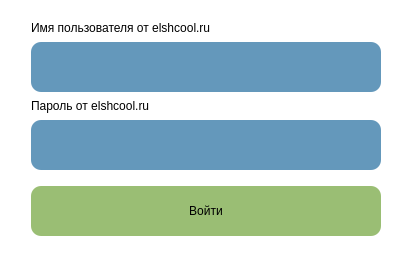
<?xml version="1.0" encoding="UTF-8"?>
<ui version="4.0">
 <class>Login</class>
 <widget class="QDialog" name="Login">
  <property name="geometry">
   <rect>
    <x>0</x>
    <y>0</y>
    <width>408</width>
    <height>256</height>
   </rect>
  </property>
  <property name="windowTitle">
   <string>Dialog</string>
  </property>
  <property name="styleSheet">
   <string notr="true">background-color: white;
color: black;	
border: 0px;</string>
  </property>
  <layout class="QVBoxLayout" name="verticalLayout">
   <item>
    <widget class="QGroupBox" name="cred_box">
     <property name="styleSheet">
      <string notr="true">QLineEdit {
	background-color: #6498BB;
	border: 20px;
	border-radius: 10px;
}

QLineEdit:hover {
	background-color: #73A2C1;
}

QPushButton {
	background-color: #9ABE74;
}

QPushButton:hover{
	background-color: #A4C482;
}

QPushButton:pressed {
	background-color: #86B37E;
}</string>
     </property>
     <property name="title">
      <string/>
     </property>
     <layout class="QVBoxLayout" name="verticalLayout_5">
      <property name="leftMargin">
       <number>20</number>
      </property>
      <property name="rightMargin">
       <number>20</number>
      </property>
      <item>
       <widget class="QGroupBox" name="ejournal">
        <property name="title">
         <string/>
        </property>
        <layout class="QVBoxLayout" name="verticalLayout_4">
         <property name="leftMargin">
          <number>0</number>
         </property>
         <property name="topMargin">
          <number>0</number>
         </property>
         <property name="rightMargin">
          <number>0</number>
         </property>
         <property name="bottomMargin">
          <number>10</number>
         </property>
         <item>
          <widget class="QGroupBox" name="username_ej_box">
           <property name="sizePolicy">
            <sizepolicy hsizetype="Preferred" vsizetype="Preferred">
             <horstretch>0</horstretch>
             <verstretch>0</verstretch>
            </sizepolicy>
           </property>
           <property name="title">
            <string/>
           </property>
           <layout class="QVBoxLayout" name="verticalLayout_3">
            <property name="leftMargin">
             <number>0</number>
            </property>
            <property name="topMargin">
             <number>0</number>
            </property>
            <property name="rightMargin">
             <number>0</number>
            </property>
            <property name="bottomMargin">
             <number>0</number>
            </property>
            <item>
             <widget class="QLabel" name="username_ej_lable">
              <property name="text">
               <string>Имя пользователя от elshcool.ru</string>
              </property>
             </widget>
            </item>
            <item>
             <widget class="QLineEdit" name="username_ej">
              <property name="sizePolicy">
               <sizepolicy hsizetype="Expanding" vsizetype="Preferred">
                <horstretch>0</horstretch>
                <verstretch>0</verstretch>
               </sizepolicy>
              </property>
              <property name="minimumSize">
               <size>
                <width>350</width>
                <height>50</height>
               </size>
              </property>
              <property name="inputMask">
               <string notr="true"/>
              </property>
              <property name="text">
               <string notr="true"/>
              </property>
              <property name="maxLength">
               <number>32767</number>
              </property>
              <property name="frame">
               <bool>true</bool>
              </property>
              <property name="echoMode">
               <enum>QLineEdit::Normal</enum>
              </property>
             </widget>
            </item>
           </layout>
          </widget>
         </item>
         <item>
          <widget class="QGroupBox" name="password_ej_box">
           <property name="title">
            <string/>
           </property>
           <layout class="QVBoxLayout" name="verticalLayout_2">
            <property name="leftMargin">
             <number>0</number>
            </property>
            <property name="topMargin">
             <number>0</number>
            </property>
            <property name="rightMargin">
             <number>0</number>
            </property>
            <property name="bottomMargin">
             <number>0</number>
            </property>
            <item>
             <widget class="QLabel" name="password_lable">
              <property name="text">
               <string>Пароль от elshcool.ru</string>
              </property>
             </widget>
            </item>
            <item>
             <widget class="QLineEdit" name="password_ej">
              <property name="sizePolicy">
               <sizepolicy hsizetype="Expanding" vsizetype="Preferred">
                <horstretch>0</horstretch>
                <verstretch>0</verstretch>
               </sizepolicy>
              </property>
              <property name="minimumSize">
               <size>
                <width>350</width>
                <height>50</height>
               </size>
              </property>
              <property name="inputMethodHints">
               <set>Qt::ImhHiddenText|Qt::ImhNoAutoUppercase|Qt::ImhNoPredictiveText|Qt::ImhSensitiveData</set>
              </property>
              <property name="inputMask">
               <string notr="true"/>
              </property>
              <property name="text">
               <string notr="true"/>
              </property>
              <property name="echoMode">
               <enum>QLineEdit::Password</enum>
              </property>
             </widget>
            </item>
           </layout>
          </widget>
         </item>
        </layout>
       </widget>
      </item>
      <item>
       <widget class="QPushButton" name="register_btn">
        <property name="minimumSize">
         <size>
          <width>350</width>
          <height>50</height>
         </size>
        </property>
        <property name="styleSheet">
         <string notr="true">border: 0px;
border-radius: 10px;</string>
        </property>
        <property name="text">
         <string>Войти</string>
        </property>
       </widget>
      </item>
     </layout>
    </widget>
   </item>
  </layout>
 </widget>
 <resources/>
 <connections/>
</ui>
